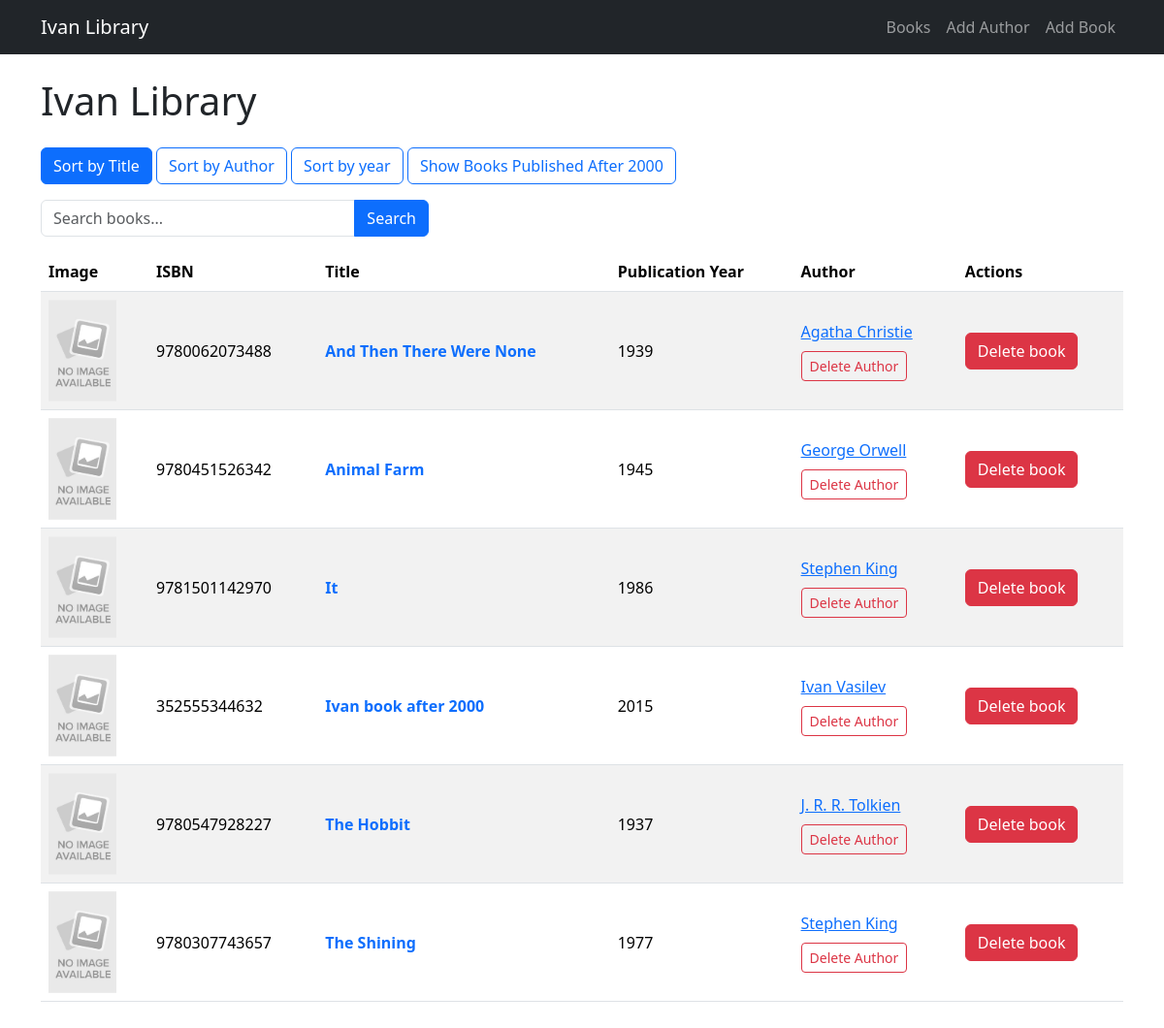
Page /?sort=title on the committed database.
### data_models.py (models this page shows, shortened)
class Book(db.Model):
    __tablename__ = "books"
    id = db.Column(db.Integer, primary_key=True, autoincrement=True)
    isbn = db.Column(db.String, nullable=False)
    title = db.Column(db.String, nullable=False)
    publication_year = db.Column(db.Integer, nullable=False)
    author_id = db.Column(
        db.Integer,
        db.ForeignKey("authors.id"),
        nullable=False
    )
    author = db.relationship("Author", back_populates="books")

class Author(db.Model):
    __tablename__ = "authors"
    id = db.Column(db.Integer, primary_key=True, autoincrement=True)
    name = db.Column(db.String, nullable=False)
    birth_date = db.Column(db.Date, nullable=False)
    date_of_death = db.Column(db.Date, nullable=True)
    books = db.relationship(
        "Book",
        back_populates="author",
        cascade="all, delete-orphan"
    )

### app.py (the view)
@app.route("/")
def home():
    sort = request.args.get("sort")
    search = request.args.get("search")
    statement = db.select(Book)
    if sort == "title":
        statement = statement.order_by(Book.title)
    if sort == 'author':
        statement = statement.join(Author).order_by(Author.name)
    if sort == "year":
        statement = statement.order_by(Book.publication_year)
    if sort == 'newest':
        statement = statement.where(Book.publication_year > 2000).order_by(Book.publication_year.desc())
    if search:
        statement = statement.join(Author).where(
            or_(
                Book.title.ilike(f"%{search}%"),
                Author.name.ilike(f"%{search}%"))
            )
    books = db.session.execute(
        statement
    ).scalars().all()
    return render_template("home.html", books=books, sort=sort)

### templates/home.html (shortened to what this page needs)
{% extends "base.html" %}
{% block content %}
<section class="library">
    <h1 class="library__title mb-4">Ivan Library</h1>
    <div class="library__sorting mb-3">
        <a href="{{ url_for('home', sort='title') }}" class="btn btn-outline-primary {% if sort == 'title' %}active{% endif %}">
            Sort by Title
        </a>
        <a href="{{ url_for('home', sort='author') }}" class="btn btn-outline-primary {% if sort == 'author' %}active{% endif %}">
            Sort by Author
        </a>
        <a href="{{ url_for('home', sort='year') }}" class="btn btn-outline-primary {% if sort == 'year' %}active{% endif %}">
            Sort by year
        </a>
        <a href="{{ url_for('home', sort='newest') }}" class="btn btn-outline-primary {% if sort == 'newest' %}active{% endif %}">
            Show Books Published After 2000
        </a>
    </div>
    <div class="library__sorting mb-3">
        <form method="GET" class="mb-3">
            <div class="input-group" style="max-width: 400px;">
                <input
                    type="text"
                    name="search"
                    class="form-control"
                    placeholder="Search books..."
                >
                <button type="submit" class="btn btn-primary">
                    Search
                </button>
            </div>
        </form>
    </div>
    <div class="table-responsive library__table-wrapper">
        <table class="table table-striped table-hover align-middle ">
            <thead>
                <tr>
                    <th>Image</th>
                    <th>ISBN</th>
                    <th>Title</th>
                    <th>Publication Year</th>
                    <th>Author</th>
                    <th>Actions</th>
                </tr>
            </thead>
            <tbody>
                {% for book in books %}
                    <tr class="library__book">
                        <td>
                            <div class="book-cover-small">
                                <img
                                    src="https://covers.openlibrary.org/b/isbn/{{ book.isbn }}-M.jpg?default=false"
                                    onerror="this.onerror=null; this.src='{{ url_for('static', filename='images/no-cover.jpg') }}';"
                                    alt="Cover of {{ book.title }}"
                                >
                            </div>
                        </td>
                        <td>{{ book.isbn }}</td>
                        <td>
                            <a href="{{ url_for('get_book', book_id=book.id) }}" class="link-primary text-decoration-none fw-semibold">
                                {{ book.title }}
                            </a>
                        </td>
                        <td>{{ book.publication_year }}</td>
                        <td>
                            <a class="mb-2 d-block" href="{{ url_for('get_author', author_id=book.author.id) }}">
                                {{ book.author.name }}
                            </a>
                            <form
                                method="POST"
                                action="{{ url_for('delete_author', author_id=book.author.id) }}"
                                onsubmit="return confirm('Are you sure? This will also delete all books by this author.');"
                            >
                                <button type="submit" class="btn btn-outline-danger btn-sm">
                                    Delete Author
                                </button>
                            </form>
                        </td>
                        <td>
                            <form method="POST" action="{{ url_for('delete_book', book_id=book.id) }}" onsubmit="return confirm('Are you sure you want to delete this book?');">
                                <button type="submit" class="btn btn-danger">Delete book</button>
                            </form>
                        </td>
                    </tr>
                {% else %}
                    <tr>
                        <td class="text-center">
                            No books found.
                        </td>
                    </tr>
                {% endfor %}
            </tbody>
        </table>
    </div>
</section>
{% endblock %}

### static/style.css (style rules this page uses)
.book-cover-small { width: 70px; height: 105px; flex-shrink: 0; }
.book-cover-small img { display: block; width: 100%; height: 100%; object-fit: cover; }

### rows in the picture
Book: isbn "9780062073488", title "And Then There Were None", publication_year "1939", author.name "Agatha Christie"
Book: isbn "9780451526342", title "Animal Farm", publication_year "1945", author.name "George Orwell"
Book: isbn "9781501142970", title "It", publication_year "1986", author.name "Stephen King"
Book: isbn "352555344632", title "Ivan book after 2000", publication_year "2015", author.name "Ivan Vasilev"
Book: isbn "9780547928227", title "The Hobbit", publication_year "1937", author.name "J. R. R. Tolkien"
Book: isbn "9780307743657", title "The Shining", publication_year "1977", author.name "Stephen King"
